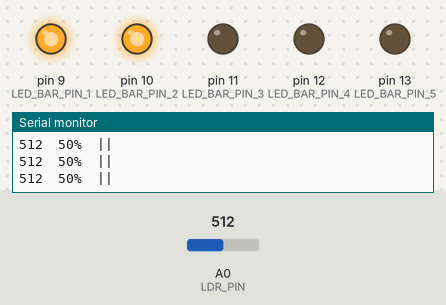
Simulated run of this sketch. Board: Arduino Uno, built with avr-gcc and run on an emulated ATmega328P. On the bench: output pins drawn as LEDs (lit = HIGH), the last lines printed to the serial monitor. Inputs (shaded band) come from the test bench; at power-on: A0 (LDR_PIN) = 512.

Above: at 1.2 s.
1.3 s: A0 (LDR_PIN) set to 598
2.8 s: A0 (LDR_PIN) set to 626
At 4.0 s:
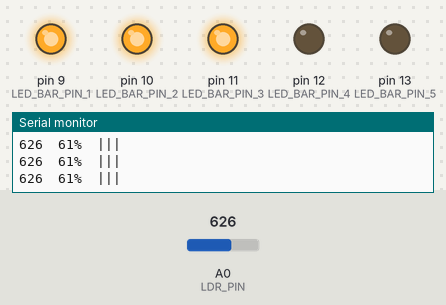
4.3 s: A0 (LDR_PIN) set to 802
5.8 s: A0 (LDR_PIN) set to 827
At 6.4 s:
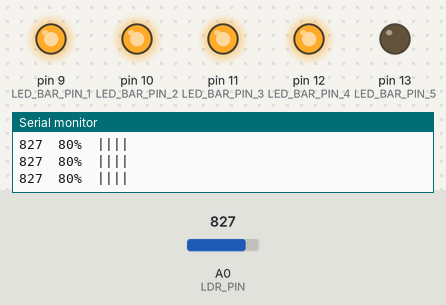
7.3 s: A0 (LDR_PIN) set to 1008
8.8 s: A0 (LDR_PIN) set to 1023
At 9.9 s:
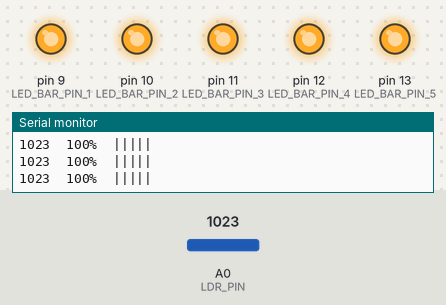
Timing chart, 0 to 11.3 s (numbered marks = the images above; inputs shaded):
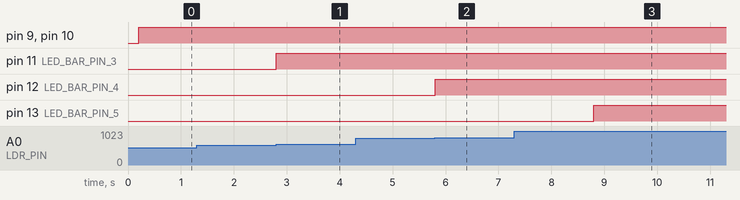

The sketch:

Light-Intensity-Meter.ino
```cpp
// 027 - Light Intensity Meter
// Measures ambient light with an LDR (light dependent resistor) and shows the
// result both as a raw value plus percentage and as a five-LED bar graph.
// Board: Arduino Uno
// Wiring:
//   Voltage divider on analog pin A0:
//     5V --- LDR --- A0 --- 10 kohm resistor --- GND
//   (More light = lower LDR resistance = higher voltage at A0 = higher reading)
//   LED bar, each with a 220 ohm resistor to GND:
//     LED 1 -> pin 9, LED 2 -> pin 10, LED 3 -> pin 11,
//     LED 4 -> pin 12, LED 5 -> pin 13
//
// No library is needed: an LDR is a plain analogue component.

// ---------------- Analog input ----------------
const int LDR_PIN = A0;   // Middle point of the LDR / 10 kohm divider

// ---------------- LED bar pins (5 LEDs from pin 9 to pin 13) ----------------
const int LED_BAR_PIN_1 = 9;   // Lowest light level
const int LED_BAR_PIN_2 = 10;
const int LED_BAR_PIN_3 = 11;
const int LED_BAR_PIN_4 = 12;
const int LED_BAR_PIN_5 = 13;  // Highest light level (pin 13 = built-in LED)

const int LED_BAR_PINS[5] = {LED_BAR_PIN_1, LED_BAR_PIN_2, LED_BAR_PIN_3,
                             LED_BAR_PIN_4, LED_BAR_PIN_5};

// ---------------- Measurement constants ----------------
const int ADC_MAX = 1023;              // Full-scale value of the 10-bit ADC
const unsigned long UPDATE_INTERVAL_MS = 200;  // Refresh every 200 ms

unsigned long lastUpdateTime = 0;

void setup() {
  // Configure all five bar LEDs as outputs using a loop
  for (int i = 0; i < 5; i++) {
    pinMode(LED_BAR_PINS[i], OUTPUT);
  }

  Serial.begin(9600);
  Serial.println("Light Intensity Meter starting...");
  Serial.println("raw\tpct\tbar");
}

// Lights the first 'level' LEDs (0 to 5) and switches the rest off
void showBarLevel(int level) {
  for (int i = 0; i < 5; i++) {
    if (i < level) {
      digitalWrite(LED_BAR_PINS[i], HIGH);
    } else {
      digitalWrite(LED_BAR_PINS[i], LOW);
    }
  }
}

void loop() {
  if (millis() - lastUpdateTime >= UPDATE_INTERVAL_MS) {
    lastUpdateTime = millis();

    // Raw 10-bit reading: 0 = total darkness, 1023 = brightest light
    int rawValue = analogRead(LDR_PIN);

    // Convert the raw count into a 0-100 percent value
    // map() is an Arduino built-in: map(value, fromLow, fromHigh, toLow, toHigh)
    int percent = map(rawValue, 0, ADC_MAX, 0, 100);

    // Turn the percentage into 0..5 lit LEDs for the bar graph
    int barLevel = map(rawValue, 0, ADC_MAX, 0, 5);
    showBarLevel(barLevel);

    // Print the raw value and the percentage, separated by tabs
    Serial.print(rawValue);
    Serial.print("\t");
    Serial.print(percent);
    Serial.print("%\t");

    // Draw a simple ASCII bar so the trend is obvious in the Serial Monitor
    for (int i = 0; i < barLevel; i++) {
      Serial.print("|");
    }
    Serial.println();
  }
}
```

Measured:
- the behaviour switches between 613 and 614 on A0 (LDR_PIN) (found by bisection; images 0 and 1)
- the behaviour switches between 818 and 819 on A0 (LDR_PIN) (found by bisection; images 1 and 2)
- the behaviour switches between 1022 and 1023 on A0 (LDR_PIN) (found by bisection; images 2 and 3)
- after the input at 2.8 s, pin 11 (LED_BAR_PIN_3): LOW → HIGH at once
- after the input at 5.8 s, pin 12 (LED_BAR_PIN_4): LOW → HIGH at once
- after the input at 8.8 s, pin 13 (LED_BAR_PIN_5): LOW → HIGH at once
